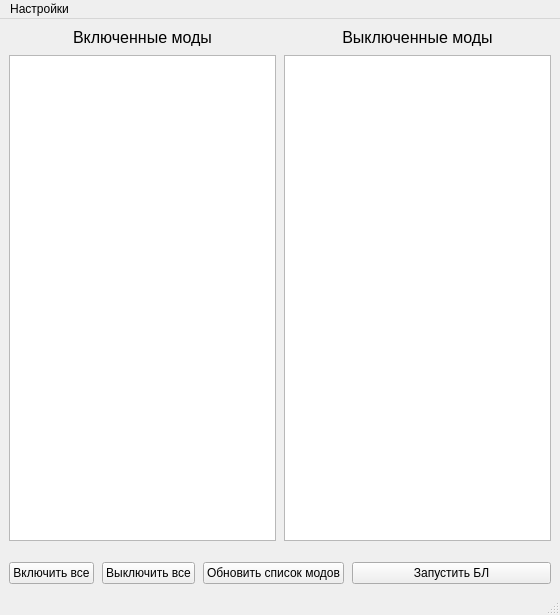
<?xml version="1.0" encoding="UTF-8"?>
<ui version="4.0">
 <class>Es_mod_namager_linux</class>
 <widget class="QMainWindow" name="Es_mod_namager_linux">
  <property name="geometry">
   <rect>
    <x>0</x>
    <y>0</y>
    <width>560</width>
    <height>615</height>
   </rect>
  </property>
  <property name="windowTitle">
   <string>ES mod manager for Linux</string>
  </property>
  <widget class="QWidget" name="main_widget">
   <property name="minimumSize">
    <size>
     <width>560</width>
     <height>547</height>
    </size>
   </property>
   <layout class="QVBoxLayout" name="verticalLayout_2">
    <property name="spacing">
     <number>8</number>
    </property>
    <property name="bottomMargin">
     <number>8</number>
    </property>
    <item>
     <layout class="QVBoxLayout" name="main_layout">
      <property name="bottomMargin">
       <number>0</number>
      </property>
      <item>
       <layout class="QGridLayout" name="list_view_layout">
        <property name="bottomMargin">
         <number>8</number>
        </property>
        <item row="0" column="0">
         <widget class="QLabel" name="enabled_mods_label">
          <property name="font">
           <font>
            <pointsize>12</pointsize>
           </font>
          </property>
          <property name="text">
           <string>Включенные моды</string>
          </property>
          <property name="alignment">
           <set>Qt::AlignCenter</set>
          </property>
         </widget>
        </item>
        <item row="0" column="1">
         <widget class="QLabel" name="disabled_mods_label">
          <property name="font">
           <font>
            <pointsize>12</pointsize>
           </font>
          </property>
          <property name="text">
           <string>Выключенные моды</string>
          </property>
          <property name="alignment">
           <set>Qt::AlignCenter</set>
          </property>
         </widget>
        </item>
        <item row="1" column="0">
         <widget class="QListWidget" name="enabled_mods_list"/>
        </item>
        <item row="1" column="1">
         <widget class="QListWidget" name="disabled_mods_list"/>
        </item>
       </layout>
      </item>
      <item>
       <layout class="QHBoxLayout" name="btn_layout" stretch="2,2,0,5">
        <property name="topMargin">
         <number>5</number>
        </property>
        <item>
         <widget class="QPushButton" name="btn_enable_all">
          <property name="text">
           <string>Включить все</string>
          </property>
         </widget>
        </item>
        <item>
         <widget class="QPushButton" name="btn_disable_all">
          <property name="text">
           <string>Выключить все</string>
          </property>
         </widget>
        </item>
        <item>
         <widget class="QPushButton" name="btn_update_mods_db">
          <property name="text">
           <string>Обновить cписок модов</string>
          </property>
          <property name="checkable">
           <bool>false</bool>
          </property>
         </widget>
        </item>
        <item>
         <widget class="QPushButton" name="btn_Launch_es">
          <property name="text">
           <string>Запустить БЛ</string>
          </property>
         </widget>
        </item>
       </layout>
      </item>
     </layout>
    </item>
   </layout>
  </widget>
  <widget class="QMenuBar" name="menubar">
   <property name="geometry">
    <rect>
     <x>0</x>
     <y>0</y>
     <width>560</width>
     <height>30</height>
    </rect>
   </property>
   <widget class="QMenu" name="settings_menu">
    <property name="title">
     <string>Настройки</string>
    </property>
    <addaction name="mods_path_settings"/>
   </widget>
   <addaction name="settings_menu"/>
  </widget>
  <widget class="QStatusBar" name="statusbar">
   <property name="font">
    <font>
     <pointsize>11</pointsize>
     <weight>50</weight>
     <bold>false</bold>
    </font>
   </property>
   <property name="sizeGripEnabled">
    <bool>true</bool>
   </property>
  </widget>
  <action name="mods_path_settings">
   <property name="text">
    <string>Настройки...</string>
   </property>
  </action>
  <action name="abbout_guide">
   <property name="text">
    <string>Справка по использованию</string>
   </property>
  </action>
  <action name="abbout_program">
   <property name="text">
    <string>О мненджере</string>
   </property>
  </action>
 </widget>
 <resources/>
 <connections/>
</ui>
